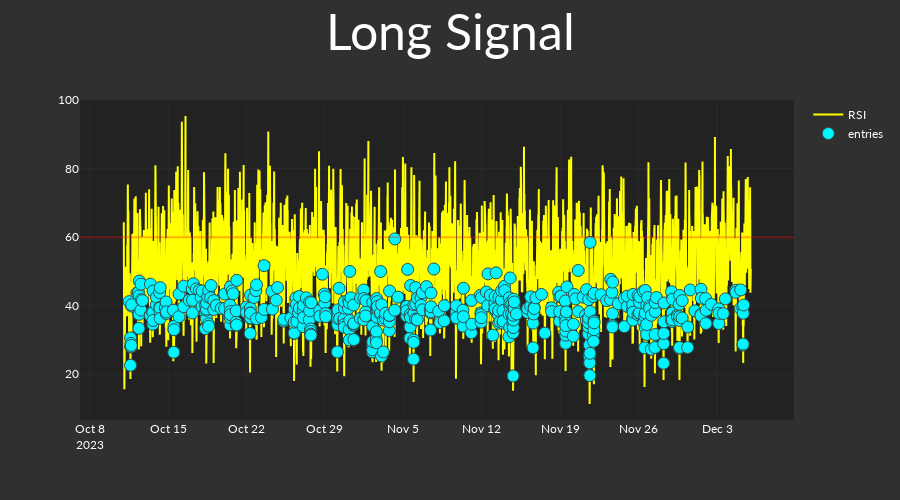
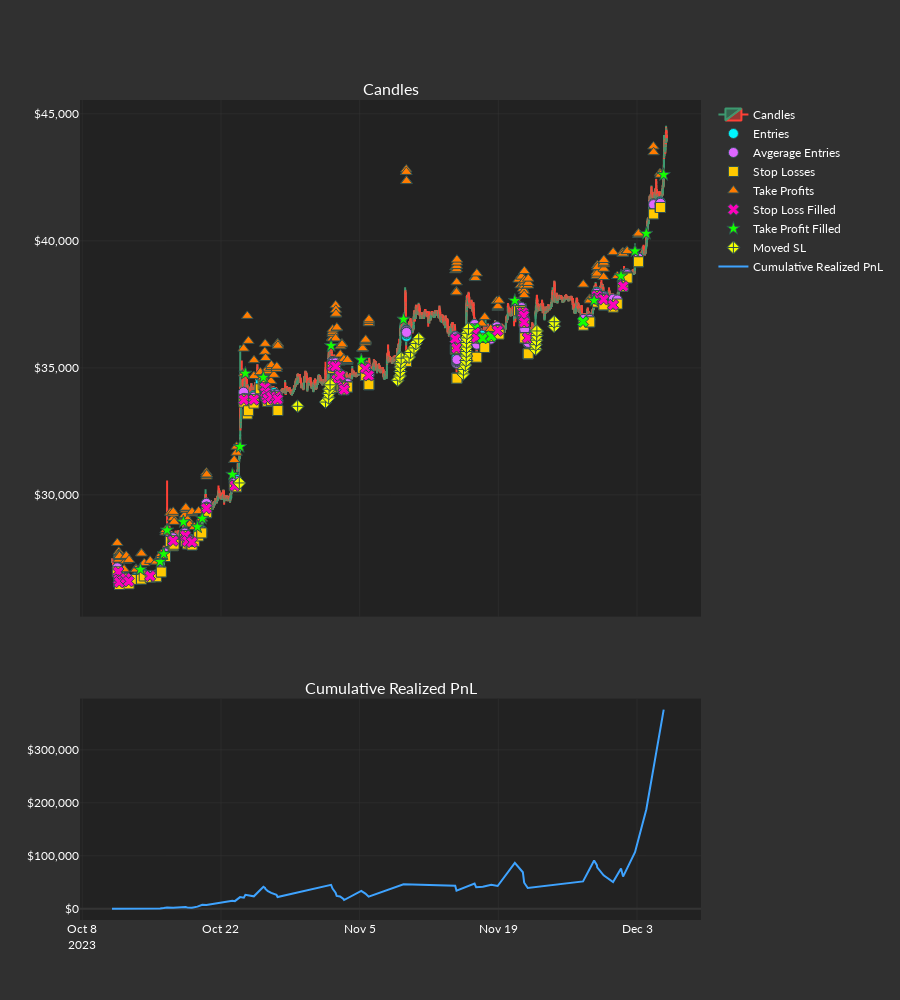

The code cell stored with these charts, in order, in its notebook:
### Code cell
from rsi_rising_falling import rsi_rising_falling_long_strat

backtest_results = or_backtest(
    candles=oct_dec_candles,
    strategy=rsi_rising_falling_long_strat,
    set_idx=11857,
    disable_logger=True,
    disable_plot=False,
)

### Figure 1 — Plotly figure (JSON) as saved in the notebook; plotly's stock layout.template omitted (floating-point values rounded to 4 significant figures; data arrays with more than 128 entries replaced by an {"elided": "..."} marker saying what was removed)
{"data": [{"line": {"color": "yellow"}, "name": "RSI", "type": "scatter", "x": {"elided": "16128 str values"}, "y": {"elided": "16128 float values"}}, {"marker": {"color": "#00F6FF", "line": {"color": "DarkSlateGrey", "width": 1}, "size": 12, "symbol": "circle"}, "mode": "markers", "name": "entries", "type": "scatter", "x": {"elided": "16128 str values"}, "y": {"elided": "16128 float values"}}], "layout": {"height": 500, "shapes": [{"line": {"color": "red"}, "opacity": 0.3, "type": "line", "x0": 0, "x1": 1, "xref": "x domain", "y0": 60, "y1": 60, "yref": "y"}], "title": {"font": {"size": 50}, "text": "Long Signal", "x": 0.5, "xanchor": "center"}, "xaxis": {"rangeslider": {"visible": false}}}}

### Figure 2 — Plotly figure (JSON) as saved in the notebook; plotly's stock layout.template omitted (floating-point values rounded to 4 significant figures; data arrays with more than 128 entries replaced by an {"elided": "..."} marker saying what was removed)
{"data": [{"close": {"elided": "16128 float values"}, "high": {"elided": "16128 float values"}, "low": {"elided": "16128 float values"}, "name": "Candles", "open": {"elided": "16128 float values"}, "type": "candlestick", "x": {"elided": "16128 str values"}, "xaxis": "x", "yaxis": "y"}, {"marker": {"color": "#00F6FF", "line": {"color": "DarkSlateGrey", "width": 1}, "size": 10, "symbol": "circle"}, "mode": "markers", "name": "Entries", "type": "scatter", "x": {"elided": "191 str values"}, "xaxis": "x", "y": {"elided": "191 float values"}, "yaxis": "y"}, {"marker": {"color": "#DE66FF", "line": {"color": "DarkSlateGrey", "width": 1}, "size": 10, "symbol": "circle"}, "mode": "markers", "name": "Avgerage Entries", "type": "scatter", "x": {"elided": "191 str values"}, "xaxis": "x", "y": {"elided": "191 float values"}, "yaxis": "y"}, {"marker": {"color": "#FFCA00", "line": {"color": "DarkSlateGrey", "width": 1}, "size": 10, "symbol": "square"}, "mode": "markers", "name": "Stop Losses", "type": "scatter", "x": {"elided": "191 str values"}, "xaxis": "x", "y": {"elided": "191 float values"}, "yaxis": "y"}, {"marker": {"color": "#FF7B00", "line": {"color": "DarkSlateGrey", "width": 1}, "size": 10, "symbol": "triangle-up"}, "mode": "markers", "name": "Take Profits", "type": "scatter", "x": {"elided": "191 str values"}, "xaxis": "x", "y": {"elided": "191 float values"}, "yaxis": "y"}, {"marker": {"color": ["#FF00BB", "#FF00BB", "#FF00BB", "#FF00BB", "#FF00BB", "#FF00BB", "#FF00BB", "#FF00BB", "#FF00BB", "#FF00BB", "#FF00BB", "#FF00BB", "#FF00BB", "#FF00BB", "#FF00BB", "#FF00BB", "#FF00BB", "#FF00BB", "#FF00BB", "#FF00BB", "#FF00BB", "#FF00BB", "#FF00BB", "#FF00BB", "#FF00BB", "#FF00BB", "#FF00BB", "#FF00BB", "#FF00BB", "#FF00BB", "#FF00BB", "#14FF00", "#FF00BB", "#FF00BB", "#14FF00", "#14FF00", "#FF00BB", "#FF00BB", "#FF00BB", "#FF00BB", "#FF00BB", "#14FF00", "#FF00BB", "#FF00BB", "#FF00BB", "#FF00BB", "#FF00BB"], "line": {"color": "DarkSlateGrey", "width": 1}, "size": 10, "symbol": "x"}, "mode": "markers", "name": "Stop Loss Filled", "type": "scatter", "x": ["2023-10-11T15:15:00", "2023-10-11T16:10:00", "2023-10-11T17:45:00", "2023-10-12T09:25:00", "2023-10-12T16:25:00", "2023-10-14T20:25:00", "2023-10-17T04:00:00", "2023-10-18T09:55:00", "2023-10-18T14:30:00", "2023-10-19T01:40:00", "2023-10-20T12:45:00", "2023-10-23T09:45:00", "2023-10-24T07:25:00", "2023-10-25T07:40:00", "2023-10-26T10:45:00", "2023-10-26T11:40:00", "2023-10-26T14:35:00", "2023-10-26T16:50:00", "2023-10-27T01:50:00", "2023-10-27T14:30:00", "2023-10-27T17:05:00", "2023-11-02T06:20:00", "2023-11-02T13:40:00", "2023-11-02T16:20:00", "2023-11-03T00:35:00", "2023-11-03T08:45:00", "2023-11-03T10:15:00", "2023-11-05T13:55:00", "2023-11-05T21:50:00", "2023-11-14T15:30:00", "2023-11-14T18:40:00", "2023-11-16T14:25:00", "2023-11-16T15:45:00", "2023-11-16T18:20:00", "2023-11-17T10:25:00", "2023-11-18T07:00:00", "2023-11-18T22:20:00", "2023-11-21T11:25:00", "2023-11-21T13:45:00", "2023-11-21T14:40:00", "2023-11-21T23:20:00", "2023-11-27T13:15:00", "2023-11-28T22:50:00", "2023-11-28T23:35:00", "2023-11-29T15:05:00", "2023-11-30T14:00:00", "2023-12-01T14:15:00"], "xaxis": "x", "y": [26970.0, 26670.0, 26560.0, 26720.0, 26600.0, 26810.0, 28190.0, 28400.0, 28180.0, 28140.0, 29470.0, 30360.0, 33740.0, 33750.0, 34230.0, 34030.0, 33895, 33780.0, 33860.0, 33860.0, 33760.0, 35080.0, 35060.0, 34530.0, 34690.0, 34230.0, 34140.0, 34980.0, 34700.0, 36140.0, 35780.0, 36540.0, 36380.0, 36180.0, 36170.0, 36240.0, 36460.0, 37180.0, 37060.0, 36800.0, 36180.0, 36820.0, 37830.0, 37720.0, 37690.0, 37480.0, 38210.0], "yaxis": "y"}, {"marker": {"color": "#14FF00", "line": {"color": "DarkSlateGrey", "width": 1}, "size": 10, "symbol": "star"}, "mode": "markers", "name": "Take Profit Filled", "type": "scatter", "x": ["2023-10-13T20:50:00", "2023-10-15T20:40:00", "2023-10-16T05:15:00", "2023-10-16T13:25:00", "2023-10-18T04:55:00", "2023-10-19T15:00:00", "2023-10-20T02:45:00", "2023-10-23T03:45:00", "2023-10-23T22:15:00", "2023-10-24T11:10:00", "2023-10-26T06:50:00", "2023-11-02T02:45:00", "2023-11-05T03:55:00", "2023-11-09T10:20:00", "2023-11-20T16:00:00", "2023-11-28T16:05:00", "2023-12-01T09:15:00", "2023-12-02T19:10:00", "2023-12-03T22:30:00", "2023-12-05T16:40:00"], "xaxis": "x", "y": [27060.0, 27370.0, 27670.0, 28610.0, 28940.0, 28740.0, 29070.0, 30802, 31900.0, 34780.0, 34620.0, 35870.0, 35310.0, 36911, 37650.0, 37650.0, 38610.0, 39590.0, 40287, 42600.0], "yaxis": "y"}, {"marker": {"color": "#F1FF00", "line": {"color": "DarkSlateGrey", "width": 1}, "size": 10, "symbol": "diamond-cross"}, "mode": "markers", "name": "Moved SL", "type": "scatter", "x": ["2023-10-23T20:25:00", "2023-10-29T17:45:00", "2023-11-01T13:20:00", "2023-11-01T20:55:00", "2023-11-01T21:00:00", "2023-11-01T22:00:00", "2023-11-02T00:20:00", "2023-11-08T20:05:00", "2023-11-09T01:35:00", "2023-11-09T02:25:00", "2023-11-09T02:30:00", "2023-11-09T03:30:00", "2023-11-09T04:35:00", "2023-11-09T23:45:00", "2023-11-10T03:10:00", "2023-11-10T11:35:00", "2023-11-10T16:10:00", "2023-11-10T23:05:00", "2023-11-15T11:20:00", "2023-11-15T11:40:00", "2023-11-15T16:00:00", "2023-11-15T18:10:00", "2023-11-15T18:15:00", "2023-11-15T18:30:00", "2023-11-15T18:45:00", "2023-11-15T18:50:00", "2023-11-15T19:05:00", "2023-11-15T20:10:00", "2023-11-15T23:40:00", "2023-11-22T18:25:00", "2023-11-22T18:55:00", "2023-11-22T20:35:00", "2023-11-22T20:55:00", "2023-11-22T21:25:00", "2023-11-24T15:25:00", "2023-11-24T15:35:00"], "xaxis": "x", "y": [30470.0, 33490.0, 33650.0, 33820.0, 33990.0, 34160.0, 34330.0, 34510.0, 34680.0, 34860.0, 35030.0, 35210.0, 35380.0, 35430.0, 35610.0, 35780.0, 35960.0, 36140.0, 34760.0, 34940.0, 35110.0, 35290.0, 35470.0, 35640.0, 35820.0, 36000.0, 36180.0, 36360.0, 36540.0, 35730.0, 35910.0, 36090.0, 36270.0, 36450.0, 36630.0, 36820.0], "yaxis": "y"}, {"line": {"color": "#3EA3FF"}, "name": "Cumulative Realized PnL", "type": "scatter", "x": ["2023-10-11T00:00:00", "2023-10-11T15:15:00", "2023-10-11T16:10:00", "2023-10-11T17:45:00", "2023-10-12T09:25:00", "2023-10-12T16:25:00", "2023-10-13T20:50:00", "2023-10-14T20:25:00", "2023-10-15T20:40:00", "2023-10-16T05:15:00", "2023-10-16T13:25:00", "2023-10-17T04:00:00", "2023-10-18T04:55:00", "2023-10-18T09:55:00", "2023-10-18T14:30:00", "2023-10-19T01:40:00", "2023-10-19T15:00:00", "2023-10-20T02:45:00", "2023-10-20T12:45:00", "2023-10-23T03:45:00", "2023-10-23T09:45:00", "2023-10-23T22:15:00", "2023-10-24T07:25:00", "2023-10-24T11:10:00", "2023-10-25T07:40:00", "2023-10-26T06:50:00", "2023-10-26T10:45:00", "2023-10-26T11:40:00", "2023-10-26T14:35:00", "2023-10-26T16:50:00", "2023-10-27T01:50:00", "2023-10-27T14:30:00", "2023-10-27T17:05:00", "2023-11-02T02:45:00", "2023-11-02T06:20:00", "2023-11-02T13:40:00", "2023-11-02T16:20:00", "2023-11-03T00:35:00", "2023-11-03T08:45:00", "2023-11-03T10:15:00", "2023-11-05T03:55:00", "2023-11-05T13:55:00", "2023-11-05T21:50:00", "2023-11-09T10:20:00", "2023-11-14T15:30:00", "2023-11-14T18:40:00", "2023-11-16T14:25:00", "2023-11-16T15:45:00", "2023-11-16T18:20:00", "2023-11-17T10:25:00", "2023-11-18T07:00:00", "2023-11-18T22:20:00", "2023-11-20T16:00:00", "2023-11-21T11:25:00", "2023-11-21T13:45:00", "2023-11-21T14:40:00", "2023-11-21T23:20:00", "2023-11-27T13:15:00", "2023-11-28T16:05:00", "2023-11-28T22:50:00", "2023-11-28T23:35:00", "2023-11-29T15:05:00", "2023-11-30T14:00:00", "2023-12-01T09:15:00", "2023-12-01T14:15:00", "2023-12-02T19:10:00", "2023-12-03T22:30:00", "2023-12-05T16:40:00"], "xaxis": "x2", "y": [0, -49.95, -140.1, -312.5, -335.0, -466.5, -76.81, -189.8, 410.2, 1110.0, 2160.0, 1834.0, 3949.0, 3218.0, 2380.0, 1763.0, 3833.0, 7445.0, 7024.0, 15040.0, 14240.0, 21860.0, 20720.0, 26140.0, 23350.0, 41520.0, 39390.0, 37380.0, 35460.0, 33640.0, 29920.0, 26110.0, 22050.0, 45090.0, 38040.0, 30380.0, 24090.0, 23160.0, 18290.0, 16340.0, 33680.0, 28480.0, 22620.0, 46240.0, 43280.0, 34210.0, 47430.0, 45010.0, 40400.0, 41340.0, 45130.0, 42830.0, 86650.0, 68860.0, 54900.0, 49000.0, 39060.0, 51540.0, 90920.0, 82160.0, 78000.0, 63040.0, 50400.0, 76100.0, 60550.0, 106700.0, 187500.0, 375900.0], "yaxis": "y2"}], "layout": {"annotations": [{"font": {"size": 16}, "showarrow": false, "text": "Candles", "x": 0.5, "xanchor": "center", "xref": "paper", "y": 1, "yanchor": "bottom", "yref": "paper"}, {"font": {"size": 16}, "showarrow": false, "text": "Cumulative Realized PnL", "x": 0.5, "xanchor": "center", "xref": "paper", "y": 0.27, "yanchor": "bottom", "yref": "paper"}], "height": 1000, "xaxis": {"anchor": "y", "domain": [0, 1], "matches": "x2", "rangeslider": {"visible": false}, "showticklabels": false}, "xaxis2": {"anchor": "y2", "domain": [0, 1]}, "yaxis": {"anchor": "x", "domain": [0.37, 1], "tickformat": "$,"}, "yaxis2": {"anchor": "x2", "domain": [0, 0.27], "tickformat": "$,"}}}
